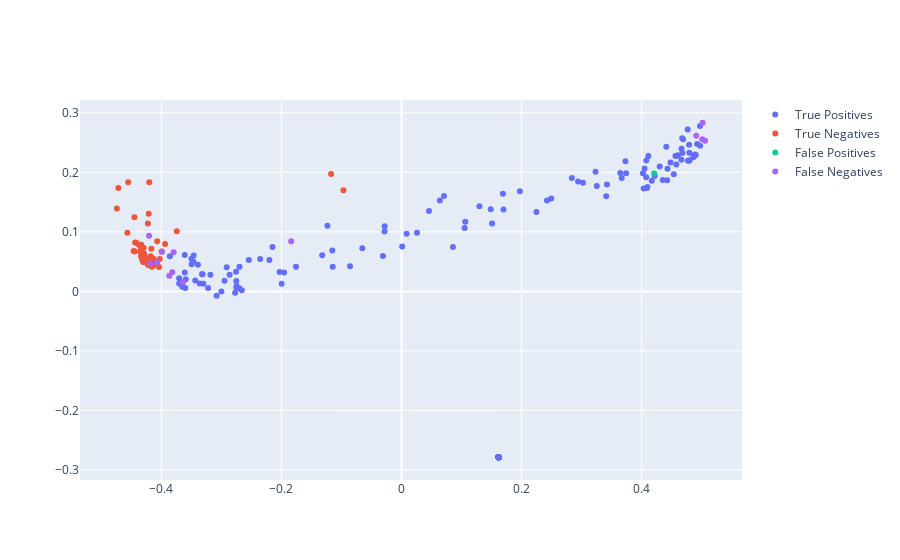

Notebook code for this chart:
### Code cell
plot_features_siamese(data, feats, idxs, tns, tps, fns, fps)

### Figure 1 — Plotly figure (JSON) as saved in the notebook; plotly's stock layout.template omitted (floating-point values rounded to 4 significant figures; data arrays with more than 128 entries replaced by an {"elided": "..."} marker saying what was removed)
{"data": [{"mode": "markers", "name": "True Positives", "text": {"elided": "193 str values"}, "type": "scatter", "visible": true, "x": {"elided": "193 float values"}, "y": {"elided": "193 float values"}}, {"mode": "markers", "name": "True Negatives", "text": ["('jp2c1', 'jp2c0')", "('jp5c1', 'jp5c0')", "('jp5c2', 'jp5c0')", "('jp21c1', 'jp21c0')", "('jp25c1', 'jp25c0')", "('jp28c1', 'jp28c0')", "('jp54c1', 'jp54c0')", "('jp55c1', 'jp55c0')", "('jp55c2', 'jp55c0')", "('jp55c3', 'jp55c0')", "('jp60c1', 'jp60c0')", "('jp64c2', 'jp64c0')", "('jp64c1', 'jp64c0')", "('jp64c3', 'jp64c0')", "('jp67c1', 'jp67c0')", "('jp74c1', 'jp74c0')", "('jp74c2', 'jp74c0')", "('jp76c1', 'jp76c0')", "('jp77c1', 'jp77c0')", "('jp79c1', 'jp79c0')", "('jp80c1', 'jp80c0')", "('jp81c2', 'jp81c0')", "('jp81c1', 'jp81c0')", "('jp91c1', 'jp91c0')", "('jp91c3', 'jp91c0')", "('jp91c2', 'jp91c0')", "('jp100c1', 'jp100c0')", "('jp100c2', 'jp100c0')", "('jp107c1', 'jp107c0')", "('jp130c1', 'jp130c0')", "('jp135c2', 'jp135c0')", "('jp135c1', 'jp135c0')", "('jp135c3', 'jp135c0')", "('jp139c1', 'jp139c0')", "('jp139c2', 'jp139c0')", "('jp140c2', 'jp140c0')", "('jp140c1', 'jp140c0')", "('jp142c4', 'jp142c0')", "('jp142c3', 'jp142c0')", "('jp142c2', 'jp142c0')", "('jp142c1', 'jp142c0')", "('jp148c2', 'jp148c0')", "('jp148c1', 'jp148c0')", "('jp151c2', 'jp151c0')", "('jp151c1', 'jp151c0')", "('jp157c1', 'jp157c0')", "('jp157c3', 'jp157c0')", "('jp157c2', 'jp157c0')", "('jp165c1', 'jp165c0')", "('jp165c2', 'jp165c0')", "('jp166c1', 'jp166c0')"], "type": "scatter", "visible": true, "x": [-0.4127, -0.09681, -0.4295, -0.4249, -0.4337, -0.4333, -0.4259, -0.4223, -0.4283, -0.4167, -0.4281, -0.407, -0.3939, -0.4028, -0.4303, -0.4306, -0.445, -0.4294, -0.4212, -0.1174, -0.4226, -0.4742, -0.435, -0.4363, -0.4211, -0.4164, -0.4553, -0.4158, -0.4308, -0.4463, -0.4242, -0.4717, -0.434, -0.4165, -0.404, -0.421, -0.4202, -0.4567, -0.4322, -0.4303, -0.4437, -0.3997, -0.4226, -0.4296, -0.4442, -0.418, -0.3744, -0.4131, -0.4374, -0.4344, -0.4418], "y": [0.04409, 0.1698, 0.05547, 0.05469, 0.07852, 0.07417, 0.0549, 0.0496, 0.05137, 0.0717, 0.06068, 0.08428, 0.07967, 0.05461, 0.05631, 0.04947, 0.1248, 0.0641, 0.1304, 0.1973, 0.114, 0.1395, 0.06833, 0.0785, 0.04999, 0.04818, 0.1834, 0.04136, 0.06354, 0.068, 0.04806, 0.1739, 0.05909, 0.04246, 0.04124, 0.04422, 0.1834, 0.0987, 0.05372, 0.05788, 0.08201, 0.06706, 0.04486, 0.07355, 0.06712, 0.05922, 0.1011, 0.05504, 0.07862, 0.06623, 0.08194]}, {"mode": "markers", "name": "False Positives", "text": ["('jp12c1', 'jp12c0')"], "type": "scatter", "visible": true, "x": [0.4207], "y": [0.1983]}, {"mode": "markers", "name": "False Negatives", "text": ["('jp5c1', 'jp5c2')", "('jp5c2', 'jp5c1')", "('jp148c1', 'jp148c2')", "('jp186c3', 'jp186c5')", "('jp186c2', 'jp186c5')", "('jp189c3', 'jp189c1')", "('jp189c4', 'jp189c1')", "('jp189c5', 'jp189c1')", "('jp189c2', 'jp189c1')", "('jp189c6', 'jp189c1')", "('jp189c1', 'jp189c3')", "('jp189c1', 'jp189c5')", "('jp189c1', 'jp189c2')"], "type": "scatter", "visible": true, "x": [0.5057, -0.4189, -0.3818, -0.1838, -0.3797, -0.4072, -0.3868, -0.4205, -0.399, -0.3639, 0.5009, 0.5016, 0.491], "y": [0.2532, 0.04654, 0.03231, 0.08429, 0.06572, 0.0485, 0.02632, 0.09369, 0.06677, 0.0153, 0.2556, 0.2833, 0.2613]}], "layout": {"autosize": true, "xaxis": {"autorange": true, "range": [-0.5344, 0.5659], "type": "linear"}, "yaxis": {"autorange": true, "range": [-0.3196, 0.3245], "type": "linear"}}}
